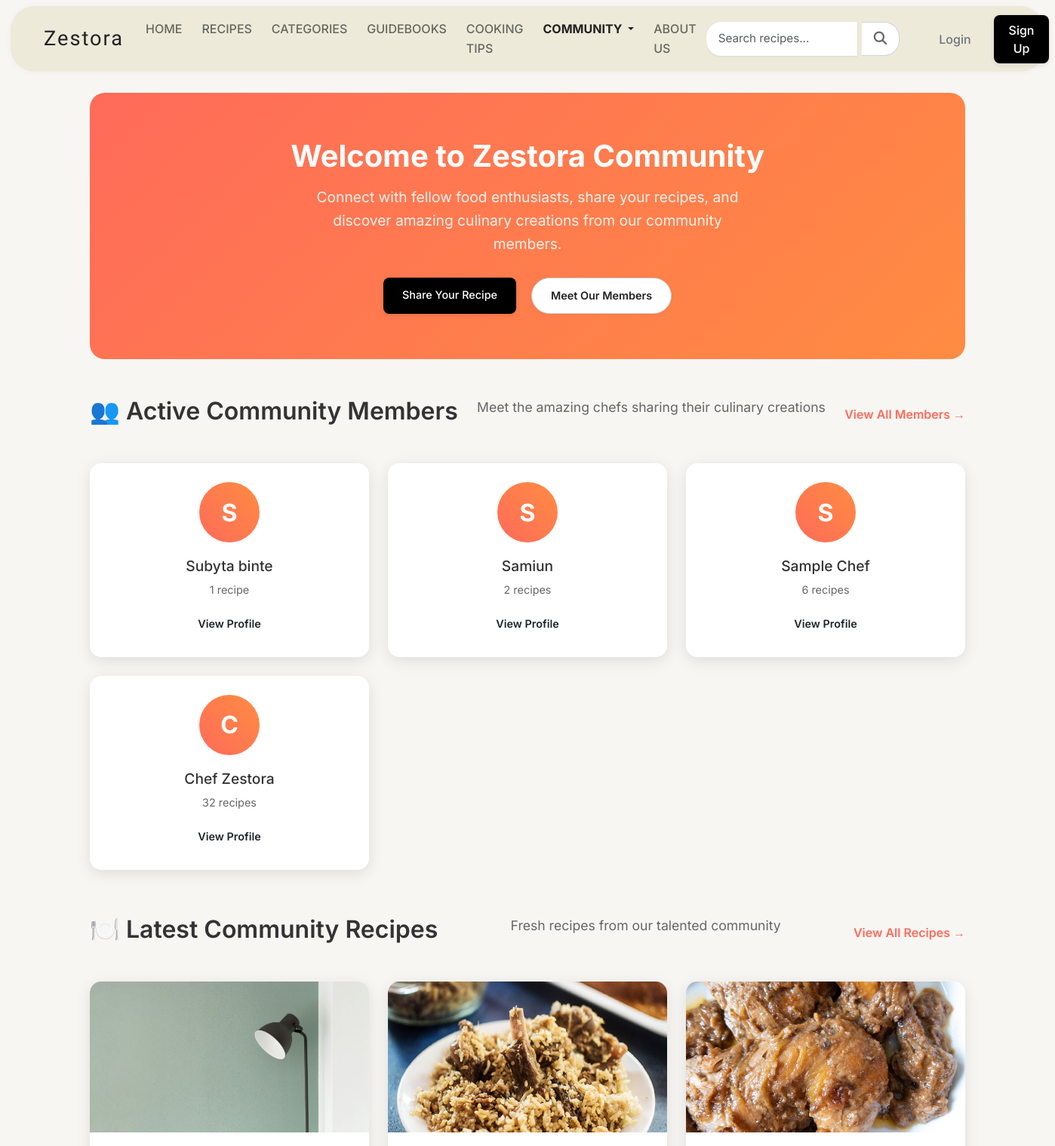
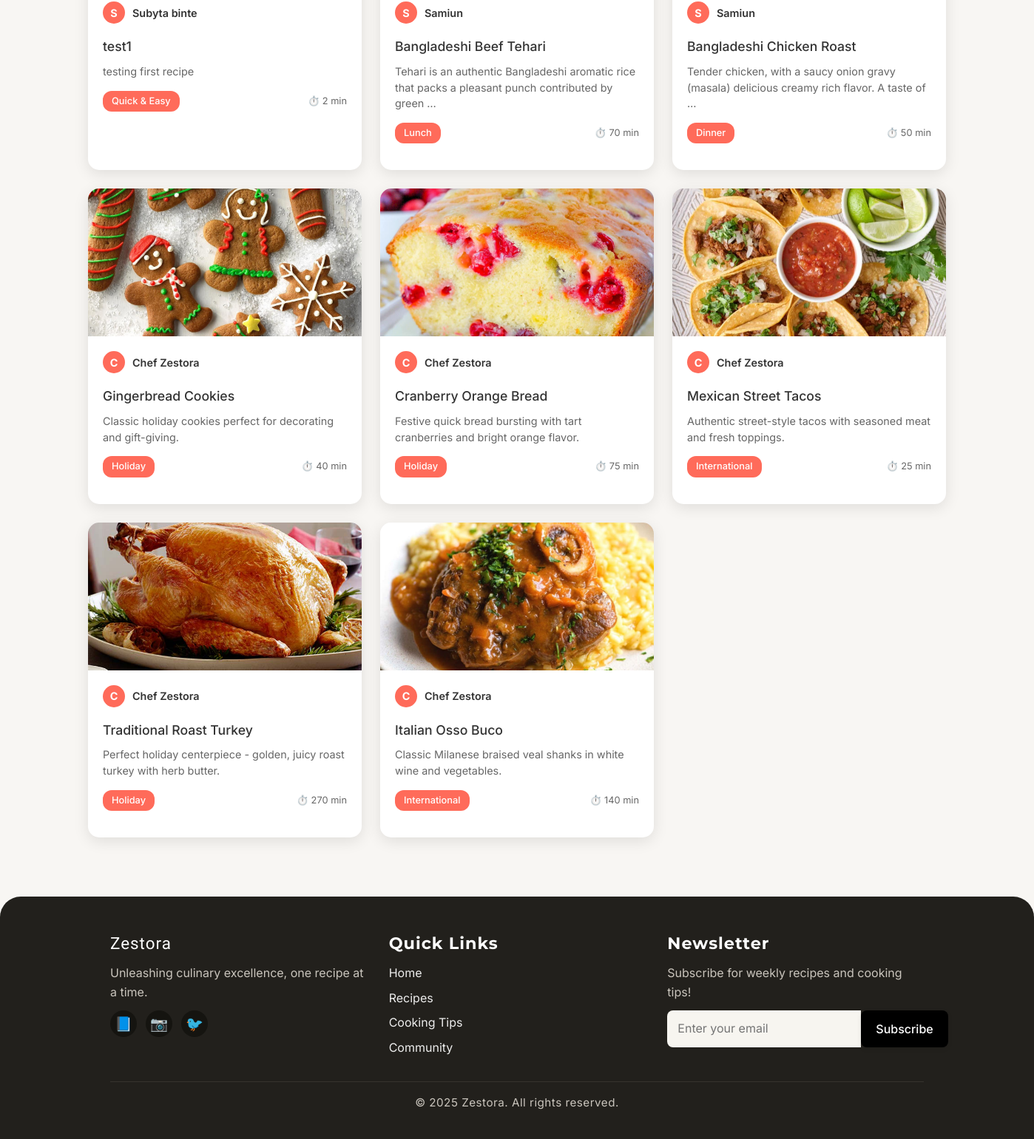
/community/, run on the app's committed database (2 pictures, top to bottom).
### recipes/models.py (models this page shows, shortened)
class Recipe(models.Model):
    DIFFICULTY_CHOICES = [
        ('easy', 'Easy'),
        ('medium', 'Medium'),
        ('hard', 'Hard'),
    ]
    title = models.CharField(max_length=200)
    slug = models.SlugField(unique=True)
    description = models.TextField()
    ingredients = models.TextField()
    instructions = models.TextField()
    prep_time = models.IntegerField(help_text="Preparation time in minutes")
    cook_time = models.IntegerField(help_text="Cooking time in minutes")
    servings = models.IntegerField()
    difficulty = models.CharField(max_length=10, choices=DIFFICULTY_CHOICES)
    category = models.ForeignKey(Category, on_delete=models.CASCADE)
    image = models.ImageField(upload_to='recipes/', blank=True, null=True)
    author = models.ForeignKey(User, on_delete=models.CASCADE)
    featured = models.BooleanField(default=False)
    created_at = models.DateTimeField(auto_now_add=True)
    updated_at = models.DateTimeField(auto_now=True)
    @property
    def total_time(self):
        return self.prep_time + self.cook_time

class Category(models.Model):
    name = models.CharField(max_length=100)
    slug = models.SlugField(unique=True)
    description = models.TextField(blank=True)
    image = models.ImageField(upload_to='categories/', blank=True, null=True)
    created_at = models.DateTimeField(auto_now_add=True)
    class Meta:
        verbose_name_plural = "Categories"

### community/views.py (the view)
# urls.py: path('', views.community_home, name='community_home'),
def community_home(request):
    recent_users = User.objects.filter(recipe__isnull=False).distinct().order_by('-date_joined')[:12]
    featured_stories = CulinaryStory.objects.filter(featured=True)[:6]
    recent_recipes = Recipe.objects.select_related('author', 'category').order_by('-created_at')[:8]
    return render(request, 'community/community_home.html', {
        'recent_users': recent_users,
        'featured_stories': featured_stories,
        'recent_recipes': recent_recipes,
        'active_page': 'community'
    })

### templates/community/community_home.html (shortened to what this page needs)
{% extends 'base.html' %}
{% load static %}
{% block content %}
<div class="community-container">
    <div class="community-hero">
        <div class="hero-content">
            <h1>Welcome to Zestora Community</h1>
            <p>Connect with fellow food enthusiasts, share your recipes, and discover amazing culinary creations from our community members.</p>
            <div class="hero-actions">
                <a href="{% url 'recipes:add_recipe' %}" class="btn btn-primary">Share Your Recipe</a>
                <a href="{% url 'community:community_members' %}" class="btn btn-outline">Meet Our Members</a>
            </div>
        </div>
    </div>
    <div class="community-section">
        <div class="section-header">
            <h2>👥 Active Community Members</h2>
            <p>Meet the amazing chefs sharing their culinary creations</p>
            <a href="{% url 'community:community_members' %}" class="view-all-link">View All Members →</a>
        </div>
        <div class="members-grid">
            {% for user in recent_users %}
            <div class="member-card">
                <div class="member-avatar">
                    {% if user.userprofile.profile_image %}
                        <img src="{{ user.userprofile.profile_image.url }}" alt="{{ user.get_full_name|default:user.username }}">
                    {% else %}
                        <div class="avatar-placeholder">
                            {{ user.first_name.0|default:user.username.0|upper }}
                        </div>
                    {% endif %}
                </div>
                <div class="member-info">
                    <h4>{{ user.get_full_name|default:user.username }}</h4>
                    <p class="member-recipes">{{ user.recipe_set.count }} recipe{{ user.recipe_set.count|pluralize }}</p>
                    <a href="{% url 'community:user_profile' user.id %}" class="btn btn-sm">View Profile</a>
                </div>
            </div>
            {% empty %}
            <div class="no-members">
                <p>No community members yet. Be the first to share a recipe!</p>
            </div>
            {% endfor %}
        </div>
    </div>
    <div class="community-section">
        <div class="section-header">
            <h2>🍽️ Latest Community Recipes</h2>
            <p>Fresh recipes from our talented community</p>
            <a href="{% url 'recipes:recipe_list' %}" class="view-all-link">View All Recipes →</a>
        </div>
        <div class="recipes-grid">
            {% for recipe in recent_recipes %}
            <div class="recipe-card">
                <div class="recipe-image">
                    {% if recipe.image %}
                        {% if recipe.image.name|slice:":8" == "recipes/" %}
                            <img src="{{ recipe.image.url }}" alt="{{ recipe.title }}">
                        {% else %}
                            <img src="{% static recipe.image %}" alt="{{ recipe.title }}">
                        {% endif %}
                    {% else %}
                        <div class="recipe-placeholder">🍽️</div>
                    {% endif %}
                </div>
                <div class="recipe-content">
                    <div class="recipe-author">
                        <span class="author-avatar">
                            {{ recipe.author.first_name.0|default:recipe.author.username.0|upper }}
                        </span>
                        <span class="author-name">{{ recipe.author.get_full_name|default:recipe.author.username }}</span>
                    </div>
                    <h4><a href="{% url 'recipes:recipe_detail' recipe.slug %}">{{ recipe.title }}</a></h4>
                    <p>{{ recipe.description|truncatewords:15 }}</p>
                    <div class="recipe-meta">
                        <span class="category">{{ recipe.category.name }}</span>
                        <span class="time">⏱️ {{ recipe.total_time }} min</span>
                    </div>
                </div>
            </div>
            {% empty %}
            <div class="no-recipes">
                <p>No recipes shared yet. Be the first to contribute!</p>
            </div>
            {% endfor %}
        </div>
    </div>
</div>
{% endblock %}

### static/css/styles.css (style rules this page uses)
.btn.btn-outline { background: #fff; color: #222; border: 1px solid #ccc; box-shadow: 0 1px 5px rgba(0,0,0,0.04); }
.btn.btn-primary { background: #000; color: #fff; border: none; box-shadow: 0 2px 6px rgba(0,0,0,0.09); }
* { margin: 0; padding: 0; box-sizing: border-box; }
body { font-family: 'Inter', sans-serif; line-height: 1.6; color: #333; background-color: #f8f6f3; }
.btn { text-decoration: none; padding: 0.75rem 1.5rem; border-radius: 8px; font-weight: 500; font-size: 0.9rem; transition: all 0.3s ease; border: 2px solid transparent; cursor: pointer; display: inline-block; }
.btn-primary { background: #e85a4f; color: white; border-color: #e85a4f; }
.btn-outline { background: transparent; color: #e85a4f; border-color: #e85a4f; }
.recipe-card { background: white; border-radius: 15px; overflow: hidden; box-shadow: 0 4px 15px rgba(0, 0, 0, 0.1); transition: transform 0.3s ease, box-shadow 0.3s ease; }
.recipe-card img { width: 100%; height: 200px; object-fit: cover; }
.recipe-meta { display: flex; justify-content: space-between; color: #666; font-size: 0.9rem; margin-bottom: 1rem; }
.section-header { display: flex; justify-content: space-between; align-items: center; margin-bottom: 3rem; flex-wrap: wrap; gap: 1rem; }

### static/css/navbar_footer.css (style rules this page uses)
.btn.btn-outline { background: #fff; color: #222; border: 1px solid #ccc; box-shadow: 0 1px 5px rgba(0,0,0,0.04); }
.btn.btn-primary { background: #000; color: #fff; border: none; box-shadow: 0 2px 6px rgba(0,0,0,0.09); }
.btn-primary { background: #000 !important; border-color: #000 !important; border-radius: 8px !important; font-weight: 500 !important; }

### data on the page
Recipe: image (picture), author.first_name.0 "S", author.get_full_name "Subyta binte", title "test1", description "testing first recipe", category.name "Quick & Easy", total_time "2"
Recipe: image (picture), author.first_name.0 "S", author.get_full_name "Samiun", title "Bangladeshi Beef Tehari", description "Tehari is an authentic Bangladeshi aromatic rice that packs a pleasant punch contributed by green …", category.name "Lunch", total_time "70"
Recipe: image (picture), author.first_name.0 "S", author.get_full_name "Samiun", title "Bangladeshi Chicken Roast", description "Tender chicken, with a saucy onion gravy (masala) delicious creamy rich flavor. A taste of …", category.name "Dinner", total_time "50"
Recipe: image (picture), author.first_name.0 "C", author.get_full_name "Chef Zestora", title "Gingerbread Cookies", description "Classic holiday cookies perfect for decorating and gift-giving.", category.name "Holiday", total_time "40"
Recipe: shows a picture, author.first_name.0 "C", author.get_full_name "Chef Zestora", title "Cranberry Orange Bread", description "Festive quick bread bursting with tart cranberries and bright orange flavor.", category.name "Holiday", total_time "75"
Recipe: image (picture), author.first_name.0 "C", author.get_full_name "Chef Zestora", title "Mexican Street Tacos", description "Authentic street-style tacos with seasoned meat and fresh toppings.", category.name "International", total_time "25"
Recipe: shows a picture, author.first_name.0 "C", author.get_full_name "Chef Zestora", title "Traditional Roast Turkey", description "Perfect holiday centerpiece - golden, juicy roast turkey with herb butter.", category.name "Holiday", total_time "270"
Recipe: shows a picture, author.first_name.0 "C", author.get_full_name "Chef Zestora", title "Italian Osso Buco", description "Classic Milanese braised veal shanks in white wine and vegetables.", category.name "International", total_time "140"

### other printed values
{{ user.first_name.0|default:user.username.0|upper }} "S"
{{ user.get_full_name|default:user.username }} "Subyta binte"
{{ user.recipe_set.count }} "1"
{{ user.get_full_name|default:user.username }} "Samiun"
{{ user.recipe_set.count }} "2"
{{ user.get_full_name|default:user.username }} "Sample Chef"
{{ user.recipe_set.count }} "6"
{{ user.first_name.0|default:user.username.0|upper }} "C"
{{ user.get_full_name|default:user.username }} "Chef Zestora"
{{ user.recipe_set.count }} "32"
